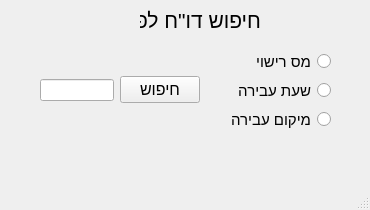
<?xml version="1.0" encoding="UTF-8"?>
<ui version="4.0">
 <class>MainWindow</class>
 <widget class="QMainWindow" name="MainWindow">
  <property name="geometry">
   <rect>
    <x>0</x>
    <y>0</y>
    <width>370</width>
    <height>210</height>
   </rect>
  </property>
  <property name="windowTitle">
   <string>MainWindow</string>
  </property>
  <widget class="QWidget" name="centralwidget">
   <widget class="QWidget" name="horizontalLayoutWidget">
    <property name="geometry">
     <rect>
      <x>40</x>
      <y>50</y>
      <width>160</width>
      <height>80</height>
     </rect>
    </property>
    <layout class="QHBoxLayout" name="horizontalLayout">
     <item>
      <widget class="QLineEdit" name="lineEdit"/>
     </item>
     <item>
      <widget class="QPushButton" name="pushButton">
       <property name="font">
        <font>
         <pointsize>12</pointsize>
        </font>
       </property>
       <property name="text">
        <string>חיפוש</string>
       </property>
      </widget>
     </item>
    </layout>
   </widget>
   <widget class="QLabel" name="label">
    <property name="geometry">
     <rect>
      <x>140</x>
      <y>10</y>
      <width>121</width>
      <height>20</height>
     </rect>
    </property>
    <property name="font">
     <font>
      <pointsize>16</pointsize>
     </font>
    </property>
    <property name="text">
     <string>חיפוש דו&quot;ח לפי</string>
    </property>
   </widget>
   <widget class="QWidget" name="verticalLayoutWidget">
    <property name="geometry">
     <rect>
      <x>230</x>
      <y>50</y>
      <width>101</width>
      <height>81</height>
     </rect>
    </property>
    <layout class="QVBoxLayout" name="verticalLayout">
     <item>
      <widget class="QRadioButton" name="radioButton">
       <property name="font">
        <font>
         <pointsize>11</pointsize>
        </font>
       </property>
       <property name="layoutDirection">
        <enum>Qt::RightToLeft</enum>
       </property>
       <property name="text">
        <string>מס רישוי</string>
       </property>
      </widget>
     </item>
     <item>
      <widget class="QRadioButton" name="radioButton_2">
       <property name="font">
        <font>
         <pointsize>11</pointsize>
        </font>
       </property>
       <property name="layoutDirection">
        <enum>Qt::RightToLeft</enum>
       </property>
       <property name="text">
        <string>שעת עבירה</string>
       </property>
      </widget>
     </item>
     <item>
      <widget class="QRadioButton" name="radioButton_3">
       <property name="font">
        <font>
         <pointsize>11</pointsize>
        </font>
       </property>
       <property name="layoutDirection">
        <enum>Qt::RightToLeft</enum>
       </property>
       <property name="text">
        <string>מיקום עבירה</string>
       </property>
      </widget>
     </item>
    </layout>
   </widget>
  </widget>
  <widget class="QMenuBar" name="menubar">
   <property name="geometry">
    <rect>
     <x>0</x>
     <y>0</y>
     <width>370</width>
     <height>18</height>
    </rect>
   </property>
  </widget>
  <widget class="QStatusBar" name="statusbar"/>
 </widget>
 <resources/>
 <connections/>
</ui>
